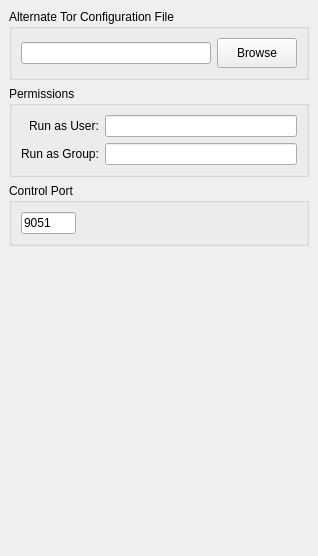
       <widget class="QWidget" name="pageAdvanced" >
        <layout class="QVBoxLayout" >
         <property name="margin" >
          <number>9</number>
         </property>
         <property name="spacing" >
          <number>6</number>
         </property>
         <item>
          <widget class="QGroupBox" name="grpTorConfigFile" >
           <property name="contextMenuPolicy" >
            <enum>Qt::NoContextMenu</enum>
           </property>
           <property name="title" >
            <string>Alternate Tor Configuration File</string>
           </property>
           <layout class="QVBoxLayout" >
            <property name="margin" >
             <number>9</number>
            </property>
            <property name="spacing" >
             <number>6</number>
            </property>
            <item>
             <layout class="QHBoxLayout" >
              <property name="margin" >
               <number>0</number>
              </property>
              <property name="spacing" >
               <number>6</number>
              </property>
              <item>
               <widget class="QLineEdit" name="lineTorConfig" >
                <property name="enabled" >
                 <bool>true</bool>
                </property>
                <property name="cursor" >
                 <cursor>4</cursor>
                </property>
                <property name="contextMenuPolicy" >
                 <enum>Qt::NoContextMenu</enum>
                </property>
                <property name="toolTip" >
                 <string>Start Tor with the specified configuration file (torrc)</string>
                </property>
               </widget>
              </item>
              <item>
               <widget class="QPushButton" name="btnBrowseTorConfig" >
                <property name="enabled" >
                 <bool>true</bool>
                </property>
                <property name="minimumSize" >
                 <size>
                  <width>0</width>
                  <height>30</height>
                 </size>
                </property>
                <property name="contextMenuPolicy" >
                 <enum>Qt::NoContextMenu</enum>
                </property>
                <property name="toolTip" >
                 <string>Select path to Tor configuration file</string>
                </property>
                <property name="text" >
                 <string>Browse</string>
                </property>
               </widget>
              </item>
             </layout>
            </item>
           </layout>
          </widget>
         </item>
         <item>
          <widget class="QGroupBox" name="grpPermissions" >
           <property name="minimumSize" >
            <size>
             <width>0</width>
             <height>0</height>
            </size>
           </property>
           <property name="contextMenuPolicy" >
            <enum>Qt::NoContextMenu</enum>
           </property>
           <property name="title" >
            <string>Permissions</string>
           </property>
           <layout class="QVBoxLayout" >
            <property name="margin" >
             <number>9</number>
            </property>
            <property name="spacing" >
             <number>6</number>
            </property>
            <item>
             <layout class="QHBoxLayout" >
              <property name="margin" >
               <number>0</number>
              </property>
              <property name="spacing" >
               <number>6</number>
              </property>
              <item>
               <widget class="QLabel" name="label_3" >
                <property name="contextMenuPolicy" >
                 <enum>Qt::NoContextMenu</enum>
                </property>
                <property name="text" >
                 <string>Run as User:</string>
                </property>
                <property name="indent" >
                 <number>8</number>
                </property>
               </widget>
              </item>
              <item>
               <widget class="QLineEdit" name="lineUser" >
                <property name="contextMenuPolicy" >
                 <enum>Qt::NoContextMenu</enum>
                </property>
                <property name="toolTip" >
                 <string>Vidalia will run with this User's permissions</string>
                </property>
               </widget>
              </item>
             </layout>
            </item>
            <item>
             <layout class="QHBoxLayout" >
              <property name="margin" >
               <number>0</number>
              </property>
              <property name="spacing" >
               <number>6</number>
              </property>
              <item>
               <widget class="QLabel" name="label_9" >
                <property name="contextMenuPolicy" >
                 <enum>Qt::NoContextMenu</enum>
                </property>
                <property name="text" >
                 <string>Run as Group:</string>
                </property>
               </widget>
              </item>
              <item>
               <widget class="QLineEdit" name="lineGroup" >
                <property name="toolTip" >
                 <string>Vidalia will run with this Group's permissions</string>
                </property>
               </widget>
              </item>
             </layout>
            </item>
           </layout>
          </widget>
         </item>
         <item>
          <widget class="QGroupBox" name="grpControlPort" >
           <property name="contextMenuPolicy" >
            <enum>Qt::NoContextMenu</enum>
           </property>
           <property name="title" >
            <string>Control Port</string>
           </property>
           <layout class="QVBoxLayout" >
            <property name="margin" >
             <number>9</number>
            </property>
            <property name="spacing" >
             <number>6</number>
            </property>
            <item>
             <layout class="QHBoxLayout" >
              <property name="margin" >
               <number>0</number>
              </property>
              <property name="spacing" >
               <number>6</number>
              </property>
              <item>
               <widget class="QLineEdit" name="lineControlPort" >
                <property name="sizePolicy" >
                 <sizepolicy>
                  <hsizetype>0</hsizetype>
                  <vsizetype>0</vsizetype>
                  <horstretch>0</horstretch>
                  <verstretch>0</verstretch>
                 </sizepolicy>
                </property>
                <property name="maximumSize" >
                 <size>
                  <width>55</width>
                  <height>16777215</height>
                 </size>
                </property>
                <property name="contextMenuPolicy" >
                 <enum>Qt::NoContextMenu</enum>
                </property>
                <property name="toolTip" >
                 <string>Port that Vidalia uses to communicate with Tor. </string>
                </property>
                <property name="text" >
                 <string>9051</string>
                </property>
               </widget>
              </item>
              <item>
               <spacer>
                <property name="orientation" >
                 <enum>Qt::Horizontal</enum>
                </property>
                <property name="sizeHint" >
                 <size>
                  <width>221</width>
                  <height>20</height>
                 </size>
                </property>
               </spacer>
              </item>
             </layout>
            </item>
           </layout>
          </widget>
         </item>
         <item>
          <spacer>
           <property name="orientation" >
            <enum>Qt::Vertical</enum>
           </property>
           <property name="sizeHint" >
            <size>
             <width>20</width>
             <height>301</height>
            </size>
           </property>
          </spacer>
         </item>
        </layout>
       </widget>
